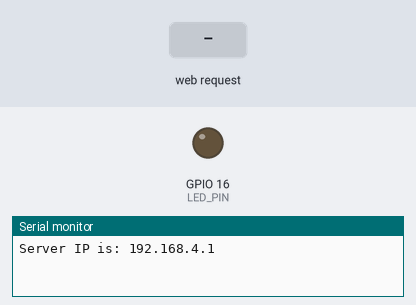
A sketch run on a simulated ESP8266 (NodeMCU). On the bench: output pins drawn as LEDs (lit = HIGH), the last lines printed to the serial monitor. Inputs (shaded band) come from the test bench.

Above: at 1.2 s.
1.3 s: HTTP request GET /meddelandet received
At 2.9 s:
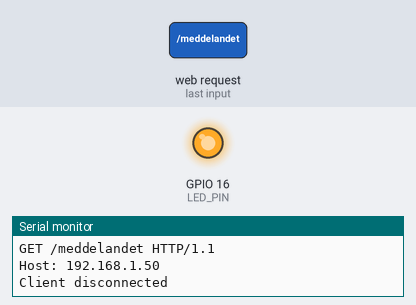
3.8 s: HTTP request GET /OFF received
At 6.1 s:
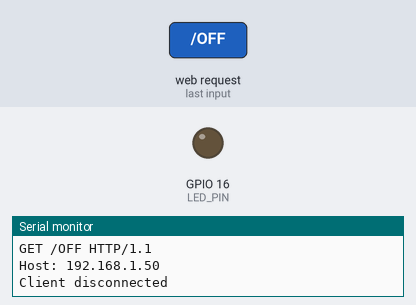
Timing chart, 0 to 7.6 s (numbered marks = the images above; inputs shaded):
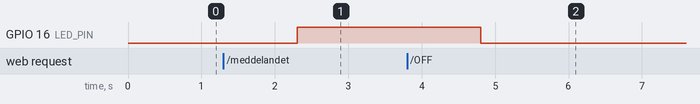

The sketch:

ESP8266_LED_Server.ino
```cpp
/*  Exempel på en web server man kan koppla upp sig mot och genom knappar på adressen
 *  192.168.4.1 sätta på och stänga av en LED-lampa ansluten till pin 16 på en ESP8266.
 */
#include <ESP8266WiFi.h>

WiFiServer server(80); // Initialisera server på port 80.

const char* ssid = "YONO"; //SSID = namn på wifi:et
const char* password = ""; //Wifi:ets lösenord
int LED_PIN = 16;

void setup(){
  pinMode(LED_PIN, OUTPUT);
  digitalWrite(LED_PIN, LOW);
  WiFi.mode(WIFI_AP); //ESP8266 är en AP (Accesspunkt)
  WiFi.softAP(ssid, password); //ESP8266 accesspunkten får namnet ssid (variabel) och lösenordet password (variabel)
  server.begin(); //Start the HTTP server

  //LOOKING UNDER THE HOOD
  Serial.begin(115200); //Starta Seriell kommunikation med ESP8266. Hastighet: 115200
  IPAddress HTTPS_ServerIP = WiFi.softAPIP(); //HTTPS_ServerIP = variabel av typen IPAddress
  Serial.print("Server IP is: "); //Skriv ut ESp8266 IP (IP = datorers personnummer, unik för varje enhet)
  Serial.println(HTTPS_ServerIP);
}

void loop(){
  /* Kolla om någon enhet (klient/client (eng)) är anluten till servern
   * if ansluten - gör något
   * else - kolla igen i all oändlighet
   */
  WiFiClient client = server.available();
    if(!client) {
      return;
    }
    //Looking under the hood
    Serial.println("Browser Online!");

    /* Läs vad webläsaren har skickat som en sträng och skriv ut förfrågan till monitorn.
     * Read what the browser has sent into a String class and print
       the request to the monitor. */
     String request = client.readStringUntil('/r');
     //Looking under the hood
     Serial.println(request); //skriv serverns förfrågan (request) i den seriella monitorn. Öppnas med Ctrl+shift+m

     //Förbered HTML-koden och lägg till knappar
     String s = "HTTP/1.1 200 OK\r\n";
     s += "Content-Type: text/html\r\n\r\n";
     s += "<!DOCTYPE HTML\r\n<html>\r\n";

     //En knapp med namnet b1 av typen input (skickar information). Knappen har Turn LED ON skrivet på sig. Skickar meddelandet i request (förfrågan).
     s += "<br><input type=\"button\" name=\"b1\" value=\"Turn LED ON\" onclick=\"location.href='/meddelandet'\">";

     //3 st nya rader innan nästa knapp
     s += "<br><br><br>";

     //En knapp med namnet b1 av typen input (skickar information). Knappen har Turn LED OFF skrivet på sig. Skickar OFF i request (förfrågan).
     s += "<input type=\"button\" name=\"b1\" value=\"Turn LED OFF\" onclick=\"location.href='/OFF'\">";
     s += "</html>\n";

     if(request.indexOf("/meddelandet") != -1){//Om någon del av request innehåller /meddelandet
      digitalWrite(LED_PIN, HIGH);             // <-- Så görs detta.
     }
     else if(request.indexOf("/OFF") != -1){//Annars om meddelandet innehållet /OFF
      digitalWrite(LED_PIN,LOW);            // <-- Så görs detta.
     }


     client.flush(); //Rensa infon från innan i dataströmmen
     client.print(s); //Skicka HTML dokumentet till webläsaren.
     delay(1);
     Serial.println("Client disconnected");
}
```

Measured:
- after the input at 1.3 s, GPIO 16 (LED_PIN): LOW → HIGH after 1.0 s
- after the input at 3.8 s, GPIO 16 (LED_PIN): HIGH → LOW after 1.0 s
